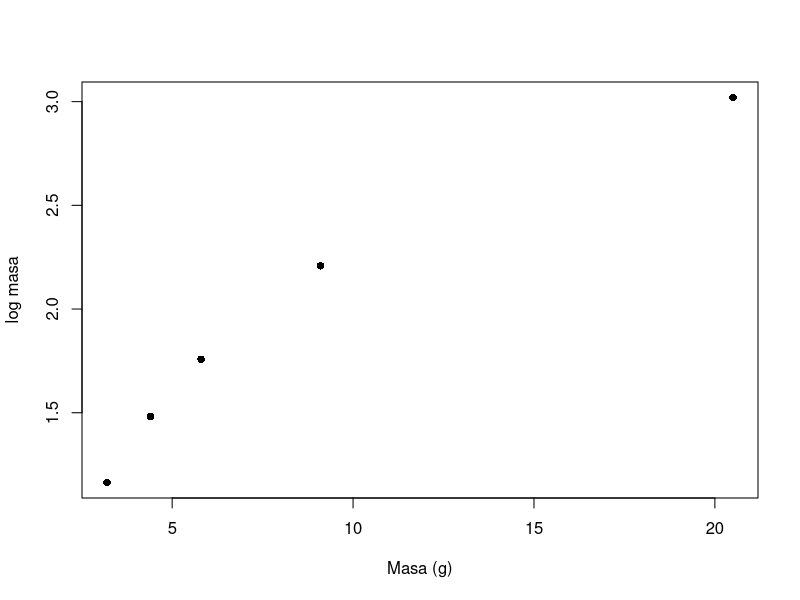
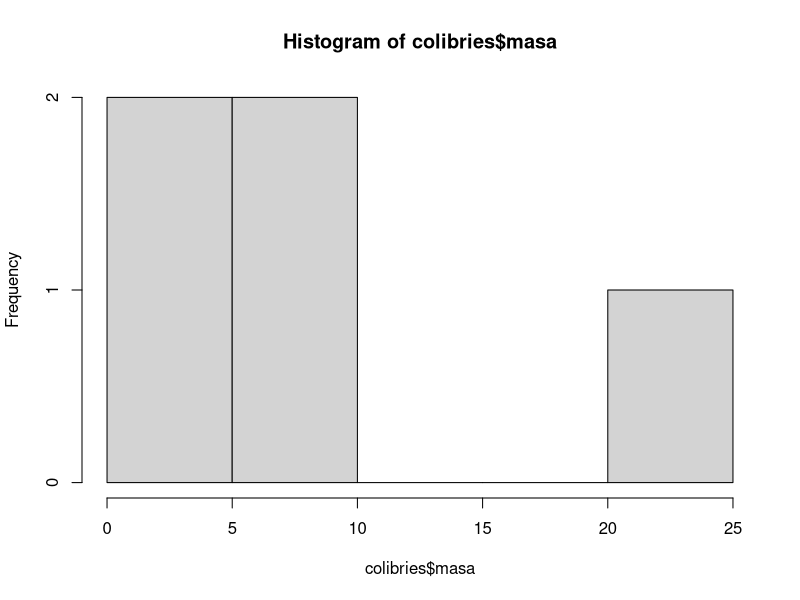

Write the R code that produced these figures, in order.
# Dia 1, bloque 2. Fundamentos de R

# Asignar. La flecha, no el igual
x <- 5
x

# Vectores
masas <- c(3.2, 5.8, 9.1, 4.4, 20.5)
especies <- c("Amazilia", "Coeligena", "Ensifera", "Chlorostilbon", "Patagona")

length(masas)
class(masas)
class(especies)

# Los vectores se operan completos, sin loops
masas * 2
log(masas)
masas > 5

# Indexar. En R se cuenta desde 1
masas[1]
masas[c(1, 3)]
masas[masas > 5]
especies[masas > 5]

# Data frame. Vectores del mismo largo puestos en columnas
colibries <- data.frame(especie = especies, masa = masas, stringsAsFactors = FALSE)
colibries

str(colibries)
nrow(colibries)
names(colibries)

# Una columna se saca con el signo de pesos
colibries$masa
mean(colibries$masa)

# Columna nueva
colibries$log_masa <- log(colibries$masa)
colibries

# Filas que cumplen una condicion
colibries[colibries$masa > 5, ]
subset(colibries, masa > 5)

# Ordenar
colibries[order(colibries$masa), ]

# Datos faltantes. Vas a verlos todo el tiempo
con_na <- c(3.2, NA, 9.1)
mean(con_na)
mean(con_na, na.rm = TRUE)
is.na(con_na)
sum(is.na(con_na))

# Funciones
convertir_a_kg <- function(gramos) {
  gramos / 1000
}

convertir_a_kg(colibries$masa)

# Condicionales
if (mean(colibries$masa) > 5) {
  print("Colibries pesados")
} else {
  print("Colibries livianos")
}

# Loops. Utiles, pero en R casi siempre hay algo mejor
for (i in 1:nrow(colibries)) {
  print(colibries$Species[i])
}

# Esto hace lo mismo sin loop
sapply(colibries, class)
tapply(colibries$masa, colibries$masa > 5, mean)

# Graficar
plot(colibries$masa, colibries$log_masa, pch = 16, xlab = "Masa (g)", ylab = "log masa")
hist(colibries$masa)
